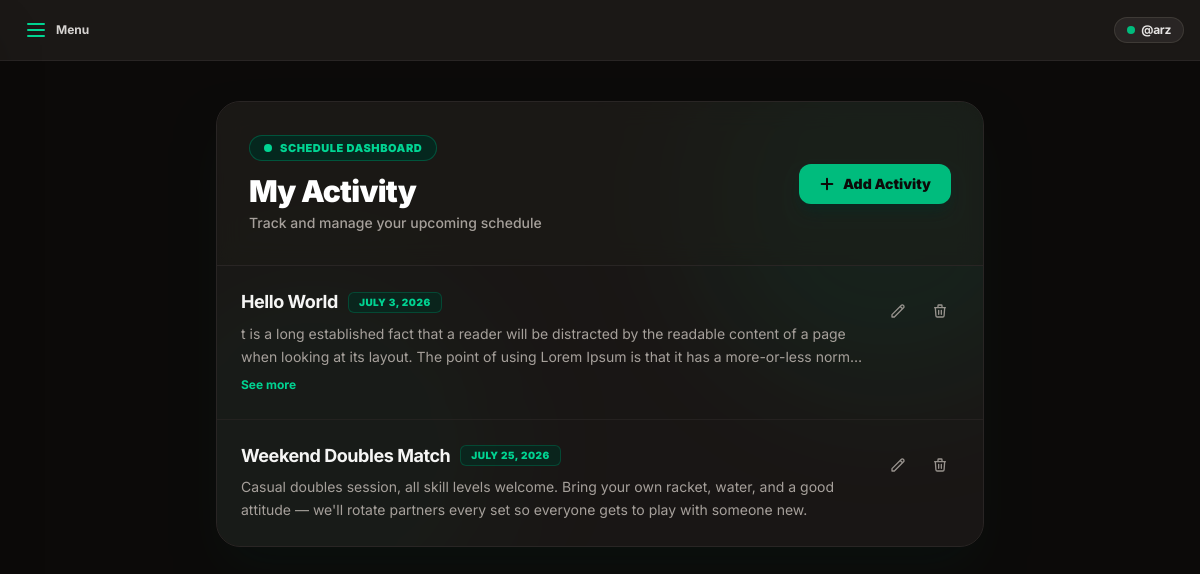
Page /myactivity/ (signed in) on the committed database.
### schedule_app/models.py (models this page shows, shortened)
class Activity(models.Model):
    member = models.ForeignKey(Member, on_delete=models.CASCADE, related_name='activities', null=True)
    title = models.CharField(max_length=100)
    description = models.TextField()
    activity_date = models.DateField(null=True, blank=True)
    created_at = models.DateTimeField(auto_now_add=True)
    updated_at = models.DateTimeField(auto_now=True)
    class Meta:
        ordering = ['-created_at']

### schedule_app/views.py (the view)
# urls.py: path('myactivity/', views.myactivity, name='myactivity'),
@login_required
def myactivity(request):
    if request.method == 'POST':
        form = ActivityForm(request.POST)
        if form.is_valid():
            activity = form.save(commit=False)
            activity.member = request.user.member
            activity.save()
            return redirect('myactivity')
    else:
        form = ActivityForm()
    activities = Activity.objects.filter(member=request.user.member).order_by('-created_at')
    paginator = Paginator(activities, 3)
    page_number = request.GET.get('page')
    page_obj = paginator.get_page(page_number)
    context = {
        'form': form,
        'page_obj': page_obj,
    }
    return render(request, 'activity.html', context)

### schedule_app/templates/activity.html (shortened to what this page needs)
{% extends 'master.html' %}
{% block content %}
{% include 'includes/sidebar.html' %}
{% include 'includes/logoutmodal.html' %}
<div class="min-h-screen py-10 px-4 sm:px-6 lg:px-8 bg-stone-950 text-stone-100 antialiased selection:bg-emerald-500 selection:text-stone-950">
  <div class="max-w-3xl mx-auto bg-stone-900/90 border border-stone-800 rounded-3xl shadow-2xl shadow-emerald-950/20 backdrop-blur-xl relative overflow-hidden">
    <div class="rounded-3xl flex flex-col relative z-10">
      <div class="p-6 sm:p-8 border-b border-stone-800 bg-stone-900/60 backdrop-blur-md flex flex-col sm:flex-row sm:items-center justify-between gap-4">
        <div>
          <div class="inline-flex items-center gap-2 text-[11px] font-black tracking-wider uppercase text-emerald-400 bg-emerald-950/80 border border-emerald-800/80 rounded-full px-3.5 py-1 mb-3">
            <span class="w-2 h-2 rounded-full bg-emerald-400 animate-pulse"></span>
            Schedule Dashboard
          </div>
          <h1 class="text-2xl sm:text-3xl font-black text-white tracking-tight">
            My Activity
          </h1>
          <p class="text-xs sm:text-sm text-stone-400 mt-1 font-medium">
            Track and manage your upcoming schedule
          </p>
        </div>
        <div class="flex items-center">
          <button
            type="button"
            class="inline-flex items-center justify-center gap-2 bg-emerald-500 hover:bg-emerald-400 text-stone-950 text-xs sm:text-sm font-black px-5 py-2.5 rounded-xl shadow-lg shadow-emerald-950/50 transition-all duration-200 cursor-pointer active:scale-95"
            onclick="openAddActivityModal()"
          >
            <svg class="w-4 h-4 stroke-[3]" fill="none" stroke="currentColor" viewBox="0 0 24 24">
              <path stroke-linecap="round" stroke-linejoin="round" d="M12 4v16m8-8H4" />
            </svg>
            <span>Add Activity</span>
          </button>
        </div>
      </div>
      <ul class="divide-y divide-stone-800/80 bg-stone-900/30">
        {% for x in page_obj %}
        <li class="group flex items-start justify-between gap-4 p-5 sm:p-6 hover:bg-stone-800/40 transition-all duration-150 transform-gpu">
          <div class="flex-1 min-w-0">
            <div class="flex flex-wrap items-center gap-2.5 mb-2">
              <h2 class="font-bold text-base sm:text-lg text-stone-100 leading-snug tracking-tight group-hover:text-emerald-300 transition-colors">
                {{ x.title }}
              </h2>
              <span class="inline-flex items-center text-[10px] font-black uppercase tracking-wider text-emerald-400 bg-emerald-950/60 border border-emerald-800/60 rounded-md px-2.5 py-0.5">
                {{ x.activity_date }}
              </span>
            </div>
            <div class="text-xs sm:text-sm text-stone-400 leading-relaxed font-normal line-clamp-2 schedule-description">
              {{ x.description }}
            </div>
            <button
              type="button"
              class="hidden text-xs font-bold text-emerald-400 hover:text-emerald-300 mt-2 cursor-pointer schedule-more transition-colors"
              onclick="toggleDescription(this)"
            >
              See more
            </button>
          </div>
          <div class="flex items-center gap-1 flex-none pt-0.5 opacity-90 group-hover:opacity-100 transition-opacity">
            <button
              type="button"
              class="p-2.5 rounded-xl text-stone-400 hover:text-emerald-300 hover:bg-emerald-950/50 border border-transparent hover:border-emerald-800/60 transition-all cursor-pointer active:scale-95"
              data-id="{{ x.id }}"
              data-title="{{ x.title }}"
              data-description="{{ x.description }}"
              data-date="{{ x.activity_date|date:'Y-m-d' }}"
              onclick="edit_activity(this)"
              title="Edit"
            >
              <svg class="w-4 h-4" fill="none" stroke="currentColor" viewBox="0 0 24 24">
                <path stroke-linecap="round" stroke-linejoin="round" stroke-width="2" d="M15.232 5.232l3.536 3.536m-2.036-5.036a2.5 2.5 0 113.536 3.536L6.5 21.036H3v-3.572L16.732 3.732z" />
              </svg>
            </button>
            <button
              type="button"
              class="p-2.5 rounded-xl text-stone-400 hover:text-rose-400 hover:bg-rose-950/40 border border-transparent hover:border-rose-900/60 transition-all cursor-pointer active:scale-95"
              data-title="{{ x.title|escapejs }}"
              data-url="{% url 'delete_activity' x.id %}"
              onclick="openDeleteModal(this)"
              title="Delete"
            >
              <svg class="w-4 h-4" fill="none" stroke="currentColor" viewBox="0 0 24 24">
                <path stroke-linecap="round" stroke-linejoin="round" stroke-width="2" d="M19 7l-.867 12.142A2 2 0 0116.138 21H7.862a2 2 0 01-1.995-1.858L5 7m5 4v6m4-6v6m1-10V4a1 1 0 00-1-1h-4a1 1 0 00-1 1v3M4 7h16"/>
              </svg>
            </button>
          </div>
        </li>
        {% endfor %}
      </ul>
    </div>
  </div>
</div>
{% endblock %}

### schedule_app/templates/includes/sidebar.html (shortened to what this page needs)
<!DOCTYPE html>
<html lang="en">
  <head>
    <script src="https://cdn.jsdelivr.net/npm/@tailwindcss/browser@4"></script>
  </head>
  <body class="font-['Inter',sans-serif] antialiased bg-stone-900 min-h-screen text-stone-100 selection:bg-emerald-800 selection:text-emerald-100">
    <header class="bg-stone-900/90 border-b border-stone-800 backdrop-blur-md sticky top-0 z-30 px-4 py-2.5 flex items-center justify-between">
        <div class="flex items-center">
            <button
                type="button"
                onclick="toggleSidebar()"
                class="p-2 rounded-xl text-stone-300 hover:text-stone-100 hover:bg-stone-800 transition-colors focus:outline-none flex items-center gap-2 font-bold text-xs cursor-pointer"
                aria-label="Toggle Sidebar"
            >
                <svg class="w-6 h-6 text-emerald-400" fill="none" stroke="currentColor" viewBox="0 0 24 24">
                    <path stroke-linecap="round" stroke-linejoin="round" stroke-width="2" d="M4 6h16M4 12h16M4 18h16"/>
                </svg>
                <span class="hidden sm:inline">Menu</span>
            </button>
        </div>
        <div class="flex items-center">
            <span class="inline-flex items-center gap-1.5 px-3 py-1 bg-stone-800 border border-stone-700/80 rounded-full shadow-xs text-xs font-bold text-stone-200 tracking-tight">
                <span class="w-2 h-2 rounded-full bg-emerald-500 animate-pulse"></span>
                @{{ user.username|default:"arz" }}
            </span>
        </div>
    </header>
  </body>
</html>

### rows in the picture
Activity: title "Hello World", activity_date "JULY 3, 2026", description "t is a long established fact that a reader will be distracted by the readable content of a page when looking at its layout. The point of using Lorem Ipsum is that it has a more-or-less…"
Activity: title "Weekend Doubles Match", activity_date "JULY 25, 2026", description "Casual doubles session, all skill levels welcome. Bring your own racket, water, and a good attitude — we'll rotate partners every set so everyone gets to play with someone new."

### other values in the picture
{{ user.username|default:"arz" }} "arz"
